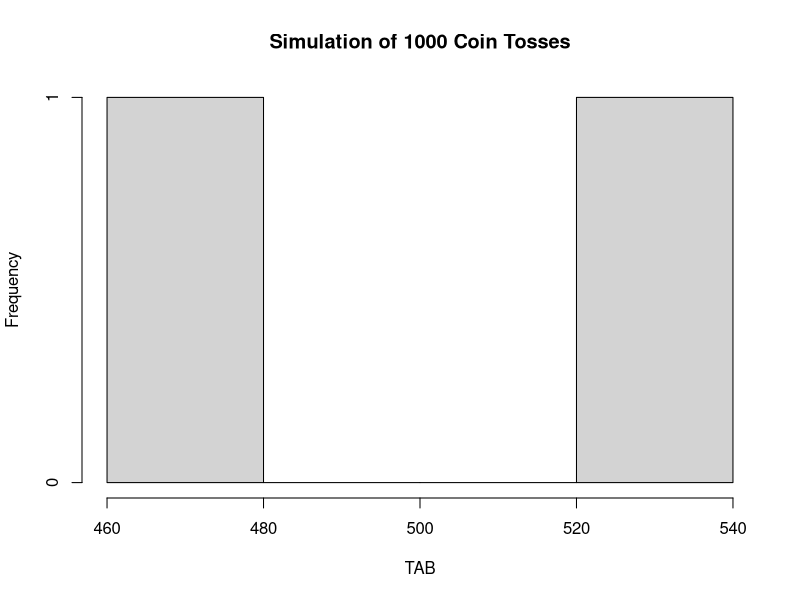

R code for this plot:
SampleSpace <- c("H", "T")
ProbSet <- c(0.5, 0.5)

is.ProbSet <- function( space, probs )
{
  SizeCond <- length( space ) == length( probs )
  Positve <- all( probs >= 0 )
  Finite <- sum( probs ) == 1
  Valid <- SizeCond && Positve && Finite
  return( Valid )
}

is.ProbSet( SampleSpace, ProbSet)

SampleSpace <- c( "H", "T" )
ProbSet <- c( 2/3, 1/3 )
is.ProbSet( SampleSpace, ProbSet)

SampleSpace <- c( 1, 2, 3, 4, 5, 6 )
ProbSet <- c( 1/6, 1/6, 1/6, 1/6, 1/6, 1/6 )
is.ProbSet( SampleSpace, ProbSet)


SampleSpace <- 1:50
ProbSet <- rep( 1/50, times=50 )
is.ProbSet( SampleSpace, ProbSet)


SampleSpace <- c( "H", "T" )
ProbSet <- c( 0.5, 0.5 )
sample( SampleSpace, size=1, replace=TRUE, prob=ProbSet)

sample( SampleSpace, size=10, replace=TRUE, prob=ProbSet)
sample( SampleSpace, size=100, replace=TRUE, prob=ProbSet)
sample( SampleSpace, size=1000, replace=TRUE, prob=ProbSet)

CoinToss <- sample( SampleSpace, size=1000, replace=TRUE, prob=ProbSet )
TAB <- table( CoinToss )
TAB
hist( TAB, main="Simulation of 1000 Coin Tosses" )


SampleSpace <- 1:6
ProbSet <- rep( 1/6, times=6 )
set.seed( 30 )
sample( SampleSpace, size=5, replace=TRUE, prob=ProbSet )
set.seed( 75 )
sample( SampleSpace, size=5, replace=TRUE, prob=ProbSet )
set.seed( 30 )
sample( SampleSpace, size=5, replace=TRUE, prob=ProbSet )
sample( SampleSpace, size=5, replace=TRUE, prob=ProbSet )

SampleSpace <- rep(c("R","B"),c(6,4))
ProbSet <- rep(1/10, 10)
sample(SampleSpace, size=4, replace=FALSE, prob=ProbSet)

set.seed(245)
allred <- 0
threered <- 0
N <- 1000
for (i in 1:N) 
{
  balls <- sample(SampleSpace, size=4, replace=FALSE, prob=ProbSet)
  if(sum(balls=="R")==4) allred <- allred + 1
  if(sum(balls=="R")==3) threered <- threered + 1
}
p4 <- allred/N
p3 <- threered/N

#Question 1

set.seed(565)

SampleSpace <- 1:6
ProbSet <- rep( 1/6, times=6 )

outcome <- sample(SampleSpace, size = 200, replace=TRUE, prob=ProbSet)
sum(outcome == 5)

#35 - E

#Question 2

sample(1:49, 6, replace=FALSE, prob=rep(1/49,49))

#C

#Question 3

m <- 16

((6*5*4*3) + (6*5*4*4*m))/((m+6)*(m+5)*(m+4)*(m+3))

#16

#Question 4

c <- 0

m <- array(0, dim=c(99,99))

for(N in 1:99)
{
  for(n in 1:99)
  {
    #c <- c(c, 1000000/choose(N,n))
    m[N,n] <- 1000000/choose(N,n)
  }
}

which.min(abs(m - 0.5))
which(abs(m-0.5)==min(m-0.5))

382/99


8321/99

84*99

8321-8316

1000000/choose(85,4)

abs(0.5 - 0.4938796)
abs(0.5 - 0.5182687)

#85 - 0.4938796
#84 - 0.5182687
#83 - 0.5441821

#84,4
#N - 85, n-4

sapply(m,function(x)which.min(abs(x - 0.5)))

c
